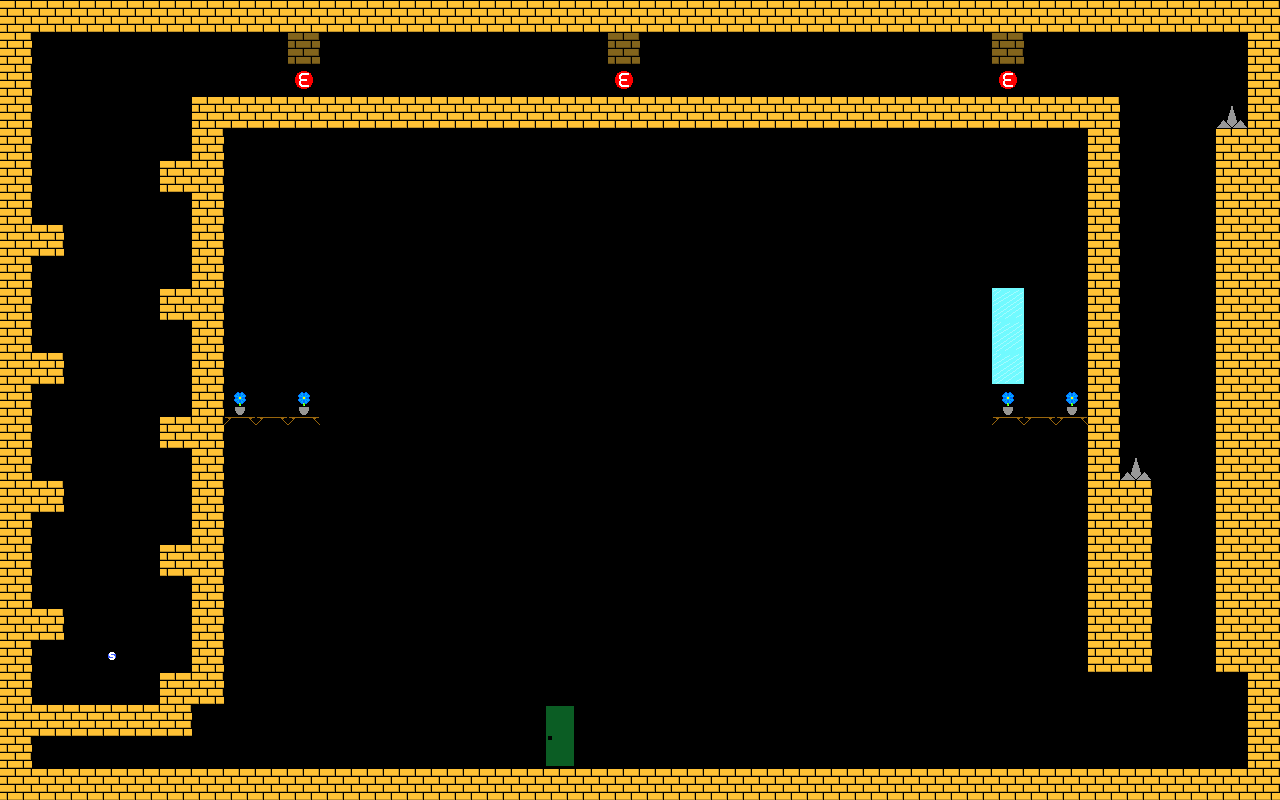

Below is a game level as drawn by its tile map, then a one-line description and the .tmx that defines it (tile-layer data replaced by summaries):
An orthogonal 40x25 tile map with 32x32 px tiles, 5 tile layers (Enemy, Floor, Interactable, Deco2, ...), 1 hidden layer not drawn, 6 tilesets.

<map version="1.10" tiledversion="1.10.2" orientation="orthogonal" renderorder="right-down" width="40" height="25" tilewidth="32" tileheight="32" infinite="0" nextlayerid="8" nextobjectid="1">
 <tileset firstgid="1" source="tsx/interactables.tsx" />
 <tileset firstgid="5" source="tsx/Deco.tsx" />
 <tileset firstgid="25" source="tsx/Floor.tsx" />
 <tileset firstgid="26" source="tsx/Doors.tsx" />
 <tileset firstgid="34" source="tsx/Deco2.tsx" />
 <tileset firstgid="50" source="tsx/enemy.tsx" />
 <layer id="7" name="Enemy" width="40" height="25">
  <data>[1000 cells, 3 non-empty, 1 distinct tile ids]</data>
 </layer>
 <layer id="2" name="Floor" width="40" height="25">
  <data>[1000 cells, 230 non-empty, 2 distinct tile ids]</data>
 </layer>
 <layer id="3" name="Deco" width="40" height="25" visible="0">
  <data>[1000 cells, 773 non-empty, 2 distinct tile ids]</data>
 </layer>
 <layer id="4" name="Interactable" width="40" height="25">
  <data>[1000 cells, 5 non-empty, 4 distinct tile ids]</data>
 </layer>
 <layer id="5" name="Deco2" width="40" height="25">
  <data>[1000 cells, 7 non-empty, 2 distinct tile ids]</data>
 </layer>
 <layer id="6" name="Floor2" width="40" height="25">
  <data>[1000 cells, 6 non-empty, 1 distinct tile ids]</data>
 </layer>
</map>
